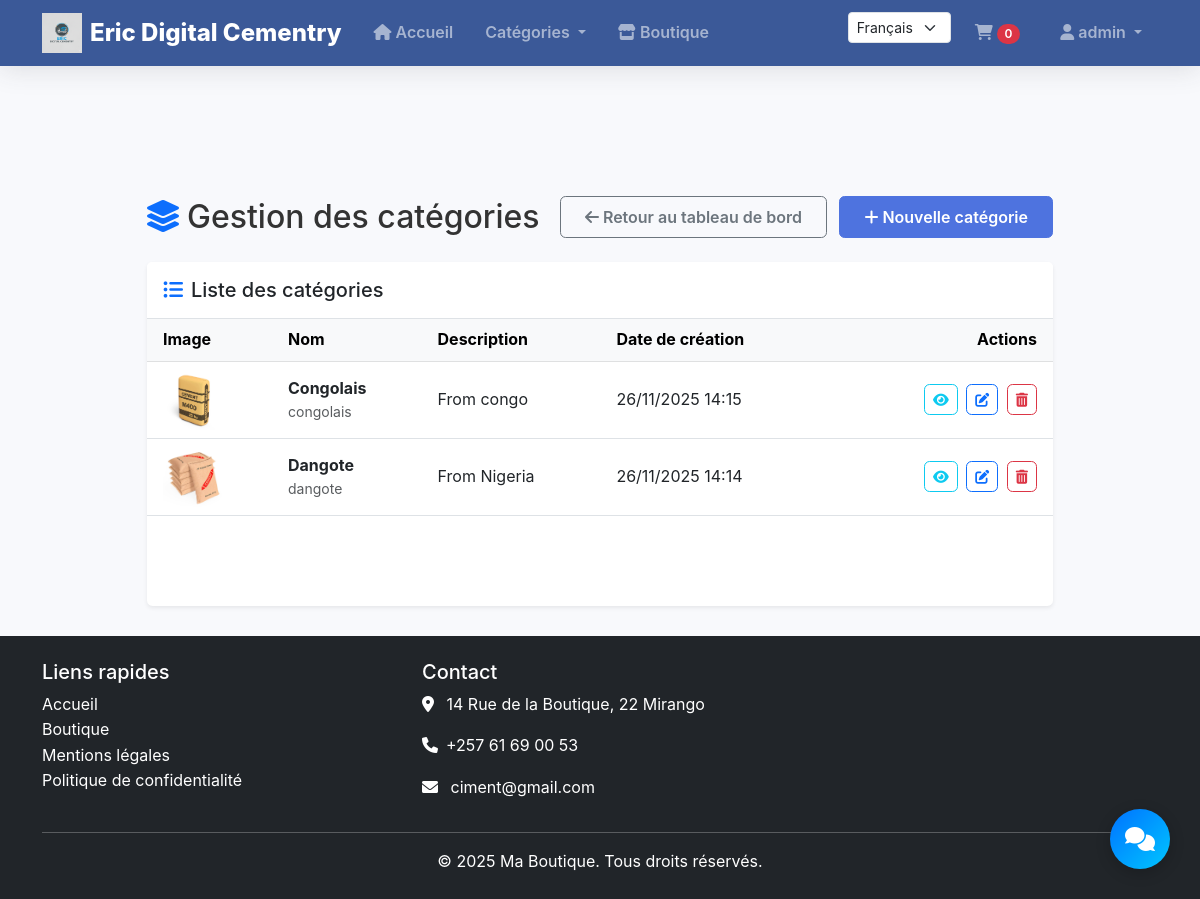
Page /boutique/admin/categories/ (signed in) on the earlier database version.
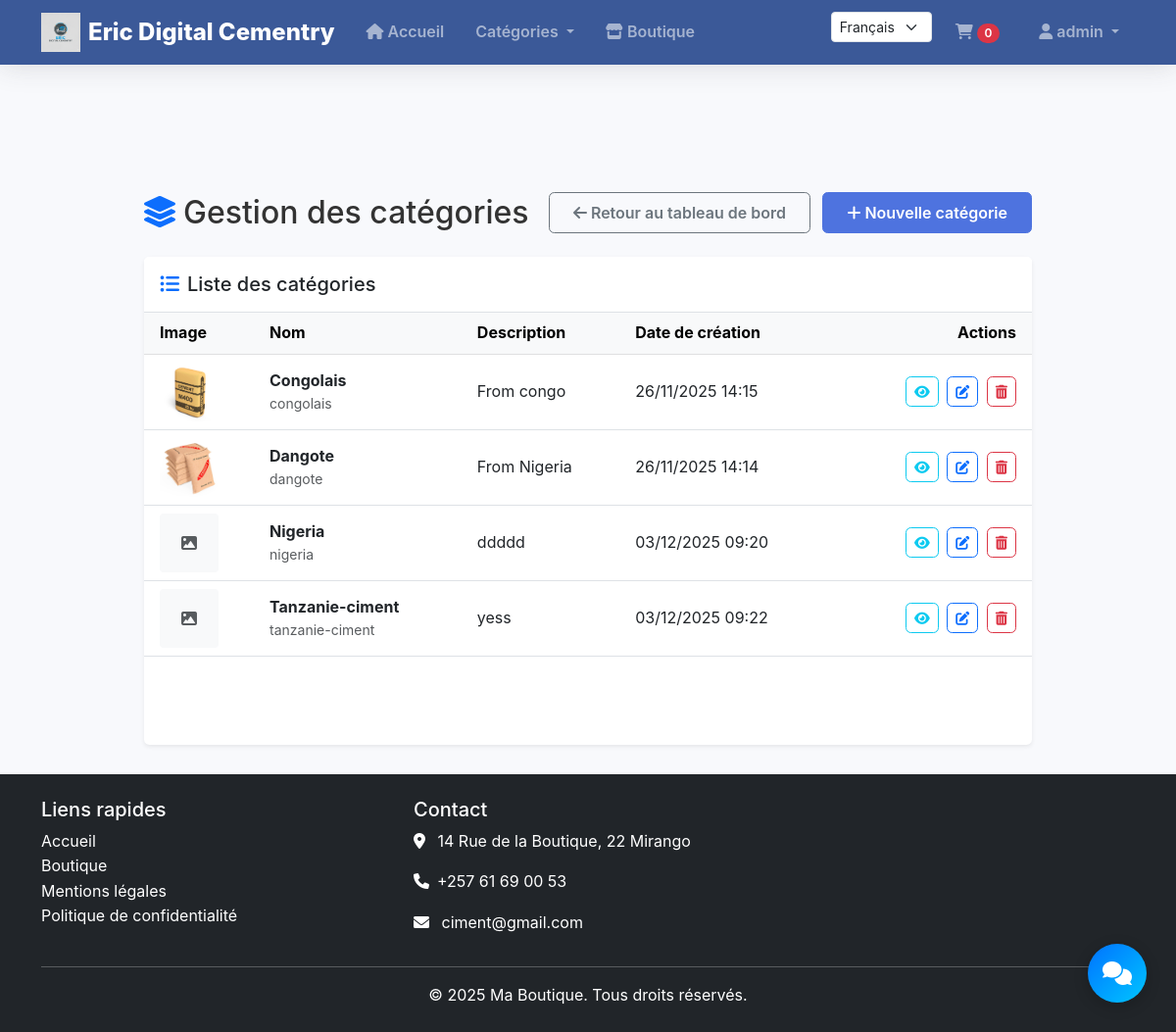
Same page on the later database version.
### boutique/models.py (models this page shows, shortened)
class Category(models.Model):
    name = models.CharField(_('nom'), max_length=200, db_index=True)
    slug = models.SlugField(_('slug'), max_length=200, unique=True)
    image = models.ImageField(_('image'), upload_to='categories/%Y/%m/%d', blank=True)
    description = models.TextField(_('description'), blank=True)
    manage_stock = models.BooleanField(
        _('gérer le stock'),
        default=False,
        help_text=_('Si activé, vous pourrez gérer le stock pour cette catégorie')
    )
    stock_quantity = models.PositiveIntegerField(
        _('quantité en stock'),
        default=0,
        help_text=_('Quantité totale en stock pour cette catégorie')
    )
    low_stock_threshold = models.PositiveIntegerField(
        _('seuil d\'alerte de stock'),
        default=5,
        help_text=_('Seuil à partir duquel une alerte de stock faible sera déclenchée')
    )
    backorder_allowed = models.BooleanField(
        _('autoriser les commandes en rupture de stock'),
        default=False,
        help_text=_('Si activé, les clients pourront commander même si le stock est épuisé')
    )
    stock_status = models.CharField(
        _('état du stock'),
        max_length=20,
        choices=[
            ('in_stock', _('En stock')),
            ('low_stock', _('Stock faible')),
            ('out_of_stock', _('Rupture de stock')),
        ],
        default='in_stock'
    )
    created_at = models.DateTimeField(_('créé le'), auto_now_add=True)
    updated_at = models.DateTimeField(_('mis à jour le'), auto_now=True)
    class Meta:
        ordering = ('name',)
        verbose_name = _('catégorie')
        verbose_name_plural = _('catégories')
    def get_absolute_url(self):
        return f'/boutique/category/{self.slug}/'

### boutique/admin_views.py (the view)
# urls.py: path('admin/categories/', CategoryListView.as_view(), name='admin_category_list'),
class CategoryListView(AdminRequiredMixin, ListView):
    model = Category
    template_name = 'boutique/admin/category_list.html'
    context_object_name = 'categories'
    paginate_by = 10

### boutique/admin_views.py (called while the page is built)
    def test_func(self):
        return self.request.user.is_superuser

### boutique/context_processors.py (called while the page is built)
def cart(request):
    cart_id = request.session.get('cart_id')
    if cart_id:
        try:
            cart = Cart.objects.get(id=cart_id)
            return {'cart': cart}
        except Cart.DoesNotExist:
            pass
    return {'cart': None}

### templates/boutique/admin/category_list.html (shortened to what this page needs)
{% extends 'base.html' %}
{% load static i18n %}
{% block content %}
<div class="container py-5">
    <div class="row justify-content-center">
        <div class="col-lg-10">
            <div class="d-flex justify-content-between align-items-center mb-4">
                <h2 class="mb-0">
                    <i class="fas fa-layer-group text-primary me-2"></i>{% trans 'Gestion des catégories' %}
                </h2>
                <div>
                    <a href="{% url 'boutique:admin_dashboard' %}" class="btn btn-outline-secondary me-2">
                        <i class="fas fa-arrow-left me-1"></i>{% trans 'Retour au tableau de bord' %}
                    </a>
                    <a href="{% url 'boutique:add_category' %}" class="btn btn-primary">
                        <i class="fas fa-plus me-1"></i>{% trans 'Nouvelle catégorie' %}
                    </a>
                </div>
            </div>
            <div class="card shadow-sm border-0">
                <div class="card-header bg-white border-bottom py-3">
                    <h5 class="mb-0">
                        <i class="fas fa-list-ul text-primary me-2"></i>{% trans 'Liste des catégories' %}
                    </h5>
                </div>
                <div class="card-body p-0">
                    {% if categories %}
                        <div class="table-responsive">
                            <table class="table table-hover align-middle mb-0">
                                <thead class="table-light">
                                    <tr>
                                        <th class="ps-3">{% trans 'Image' %}</th>
                                        <th>{% trans 'Nom' %}</th>
                                        <th>{% trans 'Description' %}</th>
                                        <th>{% trans 'Date de création' %}</th>
                                        <th class="text-end pe-3">{% trans 'Actions' %}</th>
                                    </tr>
                                </thead>
                                <tbody>
                                    {% for category in categories %}
                                    <tr>
                                        <td class="ps-3">
                                            {% if category.image %}
                                                <img src="{{ category.image.url }}" alt="{{ category.name }}" class="category-image">
                                            {% else %}
                                                <div class="bg-light d-flex align-items-center justify-content-center category-image">
                                                    <i class="fas fa-image text-muted"></i>
                                                </div>
                                            {% endif %}
                                        </td>
                                        <td>
                                            <strong>{{ category.name }}</strong>
                                            <div class="small text-muted">
                                                {{ category.slug }}
                                            </div>
                                        </td>
                                        <td>
                                            {% if category.description %}
                                                {{ category.description|truncatewords:10 }}
                                            {% else %}
                                                <span class="text-muted">{% trans 'Aucune description' %}</span>
                                            {% endif %}
                                        </td>
                                        <td>{{ category.created_at|date:"d/m/Y H:i" }}</td>
                                        <td class="text-end pe-3 action-buttons">
                                            <a href="{{ category.get_absolute_url }}" class="btn btn-sm btn-outline-info me-1" title="{% trans 'Voir' %}" target="_blank">
                                                <i class="fas fa-eye"></i>
                                            </a>
                                            <a href="{% url 'boutique:admin_category_edit' category.pk %}" class="btn btn-sm btn-outline-primary me-1" title="{% trans 'Modifier' %}">
                                                <i class="fas fa-edit"></i>
                                            </a>
                                            <button type="button" class="btn btn-sm btn-outline-danger"
                                                    data-bs-toggle="modal"
                                                    data-bs-target="#deleteModal{{ category.id }}"
                                                    title="{% trans 'Supprimer' %}">
                                                <i class="fas fa-trash-alt"></i>
                                            </button>
                                        </td>
                                    </tr>
                                    {% endfor %}
                                </tbody>
                            </table>
                        </div>
                    {% endif %}
                </div>
            </div>
        </div>
    </div>
</div>
{% endblock %}

### templates/base.html (shortened to what this page needs)
{% load static i18n %}
<!DOCTYPE html>
<html lang="fr" data-user-authenticated="{{ user.is_authenticated|lower }}"
      data-username="{{ user.get_full_name|default:user.username }}"
      data-user-email="{{ user.email|default:'' }}"
      data-user-id="{{ user.id|default:'' }}">
<head>
    <link href="https://cdn.jsdelivr.net/npm/bootstrap@5.3.0/dist/css/bootstrap.min.css" rel="stylesheet">
    <link rel="stylesheet" href="https://cdnjs.cloudflare.com/ajax/libs/font-awesome/6.0.0/css/all.min.css">
    <link rel="stylesheet" href="{% static 'css/style.css' %}">
</head>
<body>
    <nav class="navbar navbar-expand-lg navbar-dark" style="background-color: #3B5998;" fixed-top>
        <div class="container">
            <a class="navbar-brand d-flex align-items-center" href="{% url 'boutique:home' %}">
                <img src="{% static 'img/cement_logo.png' %}" alt="Logo" height="40" class="me-2">
                <span style="color: white;">Eric Digital Cementry</span>
            </a>
            <div class="collapse navbar-collapse" id="navbarNav">
                <ul class="navbar-nav me-auto">
                    <li class="nav-item">
                        <a class="nav-link" href="{% url 'boutique:home' %}">
                            <i class="fas fa-home"></i> {% trans 'Accueil' %}
                        </a>
                    </li>
                    <li class="nav-item dropdown">
                        <a class="nav-link dropdown-toggle" href="#" id="navbarCategories" role="button"
                           data-bs-toggle="dropdown" aria-expanded="false">
                            {% trans 'Catégories' %}
                        </a>
                    </li>
                    <li class="nav-item">
                        <a class="nav-link" href="{% url 'boutique:product_list' %}">
                            <i class="fas fa-store"></i> {% trans 'Boutique' %}
                        </a>
                    </li>
                </ul>
                <ul class="navbar-nav ms-auto">
                    <li class="nav-item dropdown me-2">
                        <form action="{% url 'set_language' %}" method="post" class="d-flex">
                            <select name="language" class="form-select form-select-sm" onchange="this.form.submit()" style="width: auto;">
                                {% get_current_language as LANGUAGE_CODE %}
                                {% get_available_languages as LANGUAGES %}
                                {% get_language_info_list for LANGUAGES as languages %}
                                {% for language in languages %}
                                    <option value="{{ language.code }}" {% if language.code == LANGUAGE_CODE %}selected{% endif %}>
                                        {{ language.name_local|title }}
                                    </option>
                                {% endfor %}
                            </select>
                        </form>
                    </li>
                    <li class="nav-item me-2">
                        <a class="nav-link" href="{% url 'boutique:cart' %}" title="{% trans 'Panier' %}">
                            <i class="fas fa-shopping-cart"></i>
                            <span class="badge bg-danger rounded-pill">
                                {% if cart %}{{ cart.total_quantity }}{% else %}0{% endif %}
                            </span>
                        </a>
                    </li>
                    {% if user.is_authenticated %}
                        <li class="nav-item dropdown">
                            <a class="nav-link dropdown-toggle" href="#" id="navbarUser" role="button"
                               data-bs-toggle="dropdown" aria-expanded="false">
                                <i class="fas fa-user"></i> {{ user.get_username }}
                            </a>
                        </li>
                    {% endif %}
                </ul>
            </div>
        </div>
    </nav>
    <main class="container mt-5 pt-4">
        {% block content %}{% endblock %}
    </main>
    <footer class="bg-dark text-white py-4">
        <div class="container">
            <div class="row">
                <div class="col-md-4">
                    <h5>{% trans 'Liens rapides' %}</h5>
                    <ul class="list-unstyled">
                        <li><a href="{% url 'boutique:home' %}" class="text-white">{% trans 'Accueil' %}</a></li>
                        <li><a href="{% url 'boutique:product_list' %}" class="text-white">{% trans 'Boutique' %}</a></li>
                        <li><a href="{% url 'boutique:legal_notice' %}" class="text-white">{% trans 'Mentions légales' %}</a></li>
                        <li><a href="#" class="text-white">{% trans 'Politique de confidentialité' %}</a></li>
                    </ul>
                </div>
                <div class="col-md-4">
                    <h5>{% trans 'Contact' %}</h5>
                    <address>
                        <p><i class="fas fa-map-marker-alt me-2"></i> 14 Rue de la Boutique, 22 Mirango</p>
                        <p><i class="fas fa-phone me-2"></i>+257 61 69 00 53</p>
                        <p><i class="fas fa-envelope me-2"></i> ciment@gmail.com</p>
                    </address>
                </div>
            </div>
            <hr>
            <div class="text-center">
                <p class="mb-0">&copy; {% now 'Y' %} Ma Boutique. {% trans 'Tous droits réservés.' %}</p>
            </div>
        </div>
    </footer>
    {% if not request.user_agent.is_bot %}
        {% include 'includes/chatbot.html' %}
    {% endif %}
</body>
</html>

### templates/includes/chatbot.html (shortened to what this page needs)
<div class="chatbot-container">
    <div class="chatbot-toggle" id="chatbotToggle">
        <i class="fas fa-comments"></i>
    </div>
</div>

### static/css/style.css (style rules this page uses)
:root { --primary-color: #4e73df; --secondary-color: #858796; --success-color: #1cc88a; --info-color: #36b9cc; --warning-color: #f6c23e; --danger-color: #e74a3b; --light-color: #f8f9fc; --dark-color: #5a5c69; --border-radius: 0.35rem; --box-shadow: 0 0.15rem 1.75rem 0 rgba(58, 59, 69, 0.15); }
body { font-family: 'Nunito', -apple-system, BlinkMacSystemFont, 'Segoe UI', Roboto, 'Helvetica Neue', Arial, sans-serif; color: #333; background-color: #f8f9fc; line-height: 1.6; }
.navbar { box-shadow: 0 0.15rem 1.75rem 0 rgba(58, 59, 69, 0.15); padding: 0.5rem 0; transition: transform 0.3s ease-in-out; position: fixed; top: 0; right: 0; left: 0; z-index: 1030; background-color: #3B5998 !important; width: 100%; }
body { padding-top: 76px; min-height: 100vh; }
.navbar-brand { font-weight: 800; font-size: 1.5rem; color: var(--primary-color) !important; }
.nav-link { font-weight: 600; padding: 0.5rem 1rem !important; }
.btn { font-weight: 600; padding: 0.5rem 1.5rem; border-radius: var(--border-radius); transition: all 0.3s; }
.btn-primary { background-color: var(--primary-color); border-color: var(--primary-color); }
.card { border: none; border-radius: var(--border-radius); box-shadow: var(--box-shadow); transition: transform 0.3s, box-shadow 0.3s; margin-bottom: 1.5rem; height: 100%; }
.card-body { padding: 1.25rem; }
footer { margin-top: 3rem; padding: 2rem 0; background-color: #2c3e50; color: white; }
footer a { color: #fff; text-decoration: none; transition: color 0.3s; }
.badge { font-weight: 600; padding: 0.35em 0.65em; }

### templates/boutique/admin/category_list.html (style rules this page uses)
.category-image { width: 60px; height: 60px; object-fit: cover; border-radius: 4px; }
.action-buttons .btn { padding: 0.25rem 0.5rem; font-size: 0.875rem; }

### templates/includes/chatbot.html (style rules this page uses)
.chatbot-container { position: fixed; bottom: 30px; right: 30px; z-index: 1000; font-family: 'Segoe UI', Tahoma, Geneva, Verdana, sans-serif; }
.chatbot-toggle { width: 60px; height: 60px; background: linear-gradient(135deg, #0072ff, #00c6ff); border-radius: 50%; display: flex; align-items: center; justify-content: center; color: white; cursor: pointer; box-shadow: 0 4px 15px rgba(0, 0, 0, 0.2); transition: all 0.3s ease; position: relative; border: none; outline: none; }
.chatbot-toggle i { font-size: 24px; }

Differences in the rows shown:
added Category: name "Nigeria", slug "nigeria", description "ddddd", created_at "03/12/2025 09:20"
added Category: name "Tanzanie-ciment", slug "tanzanie-ciment", description "yess", created_at "03/12/2025 09:22"
